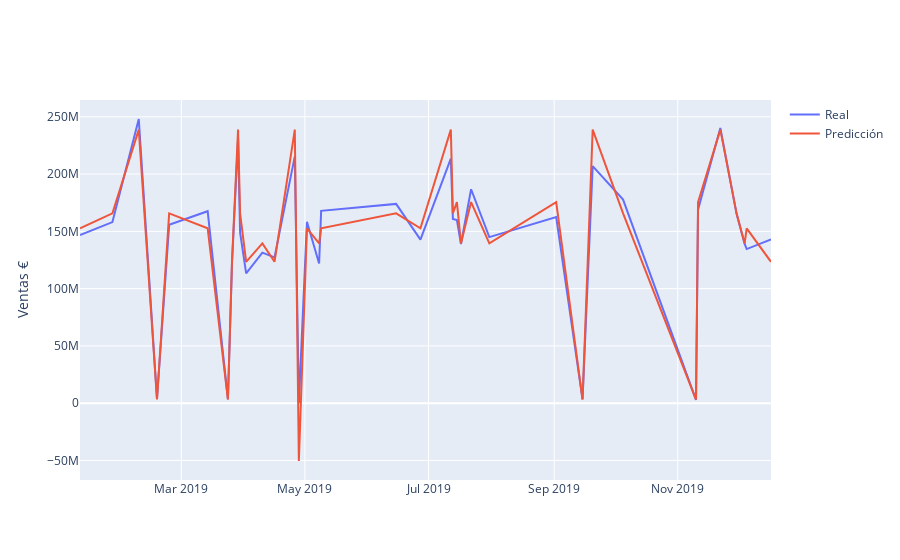

Write notebook code for a chart like this one.
### Markdown cell above
Visualizamos

### Code cell
iplot({
    'data': [go.Scatter(
                x=dias,
                y=validation_y * max_value,
                name='Real'
            ),go.Scatter(
                x=dias,
                y=loaded_model.predict(validation_data) * max_value,
                name='Predicción'
    )],
    'layout': go.Layout(
                yaxis={
                    'title': 'Ventas €'
                }
    )
})
